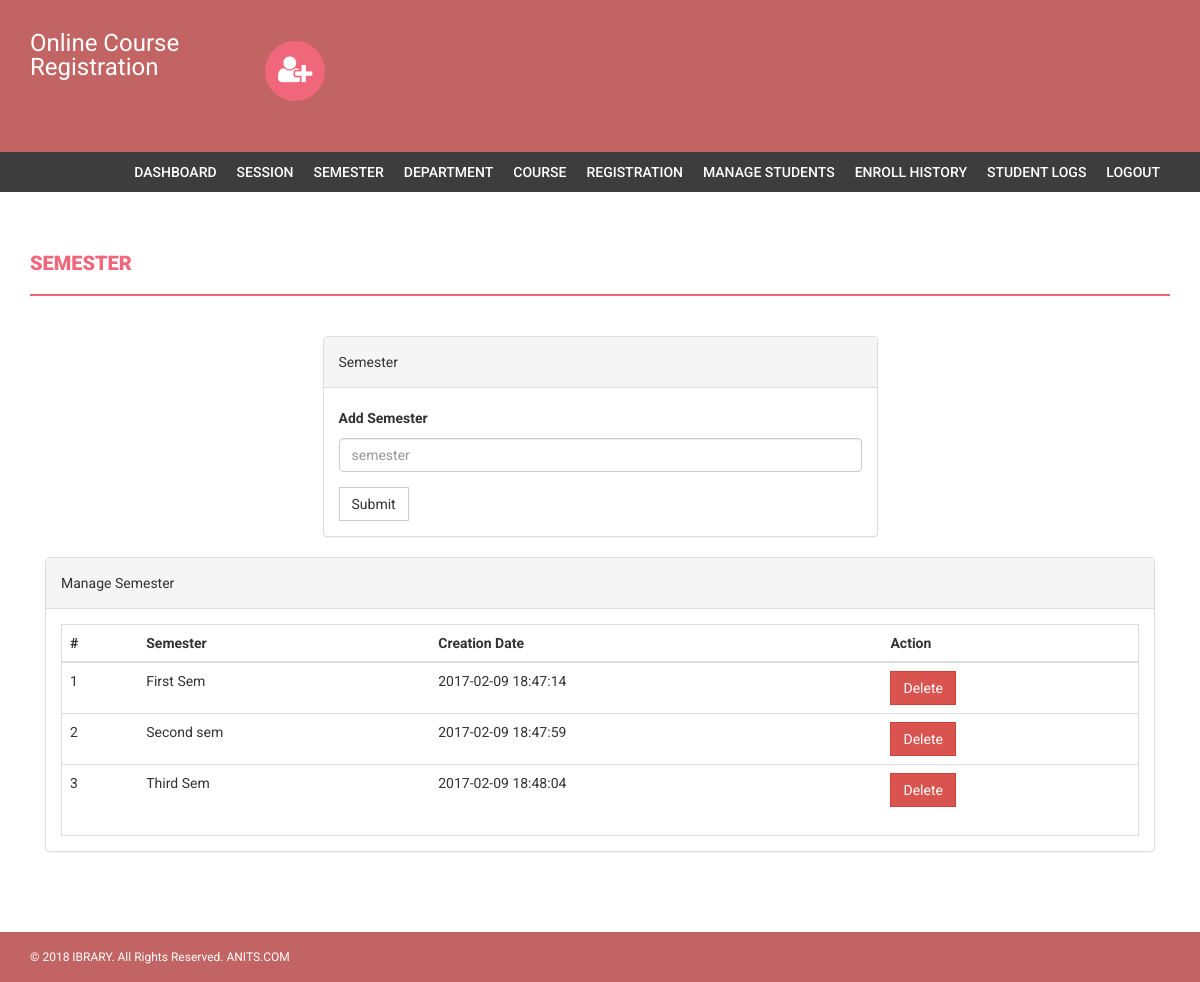
/onlinecourse/admin/semester.php (signed in), run on the app's committed database.
### tables this page shows
CREATE TABLE `semester` (
  `id` int(11) NOT NULL,
  `semester` varchar(255) NOT NULL,
  `creationDate` timestamp NOT NULL DEFAULT CURRENT_TIMESTAMP,
  `updationDate` varchar(255) NOT NULL
);

### onlinecourse/admin/semester.php (the view, shortened to what this page needs)
<?php
if(strlen($_SESSION['alogin'])==0)
    {
header('location:index.php');
}
else{
?>
<!DOCTYPE html>
<html xmlns="http://www.w3.org/1999/xhtml">
<head>
    <link href="assets/css/bootstrap.css" rel="stylesheet" />
    <link href="assets/css/font-awesome.css" rel="stylesheet" />
    <link href="assets/css/style.css" rel="stylesheet" />
</head>
<body>
<?php include('includes/header.php');?>
<?php if($_SESSION['alogin']!="")
{
 include('includes/menubar.php');
}
 ?>
    <div class="content-wrapper">
        <div class="container">
              <div class="row">
                    <div class="col-md-12">
                        <h1 class="page-head-line">Semester  </h1>
                    </div>
                </div>
                <div class="row" >
                  <div class="col-md-3"></div>
                    <div class="col-md-6">
                        <div class="panel panel-default">
                        <div class="panel-heading">
                           Semester
                        </div>
                        <div class="panel-body">
                       <form name="semester" method="post">
   <div class="form-group">
    <label for="semester">Add Semester  </label>
    <input type="text" class="form-control" id="semester" name="semester" placeholder="semester" required />
  </div>
 <button type="submit" name="submit" class="btn btn-default">Submit</button>
</form>
                            </div>
                            </div>
                    </div>
                </div>
                <div class="col-md-12">
                    <div class="panel panel-default">
                        <div class="panel-heading">
                            Manage Semester
                        </div>
                        <div class="panel-body">
                            <div class="table-responsive table-bordered">
                                <table class="table">
                                    <thead>
                                        <tr>
                                            <th>#</th>
                                            <th>Semester</th>
                                            <th>Creation Date</th>
                                            <th>Action</th>
                                        </tr>
                                    </thead>
                                    <tbody>
<?php
$sql=mysql_query("select * from semester");
$cnt=1;
while($row=mysql_fetch_array($sql))
{
?>
                                        <tr>
                                            <td><?php echo $cnt;?></td>
                                            <td><?php echo htmlentities($row['semester']);?></td>
                                            <td><?php echo htmlentities($row['creationDate']);?></td>
                                            <td>
  <a href="semester.php?id=<?php echo $row['id']?>&del=delete" onClick="return confirm('Are you sure you want to delete?')">
                                            <button class="btn btn-danger">Delete</button>
</a>
                                            </td>
                                        </tr>
<?php
$cnt++;
} ?>
                                    </tbody>
                                </table>
                            </div>
                        </div>
                    </div>
                </div>
            </div>
        </div>
  <?php include('includes/footer.php');?>
</body>
</html>
<?php } ?>

### onlinecourse/admin/assets/css/style.css (style rules this page uses)
body { font-family: 'Roboto', sans-serif; line-height: 30px; }
.content-wrapper { margin-top: 40px; min-height: 600px; padding-bottom: 60px; }
.page-head-line { font-weight: 900; padding-bottom: 20px; border-bottom: 2px solid #F0677C; text-transform: uppercase; color: #F0677C; font-size: 20px; margin-bottom: 40px; }
.btn { border-radius: 0px; -webkit-border-radius: 0px; -moz-border-radius: 0px; }

### data on the page
semester: semester "First Sem", creationDate "2017-02-09 18:47:14"
semester: semester "Second sem", creationDate "2017-02-09 18:47:59"
semester: semester "Third Sem", creationDate "2017-02-09 18:48:04"
